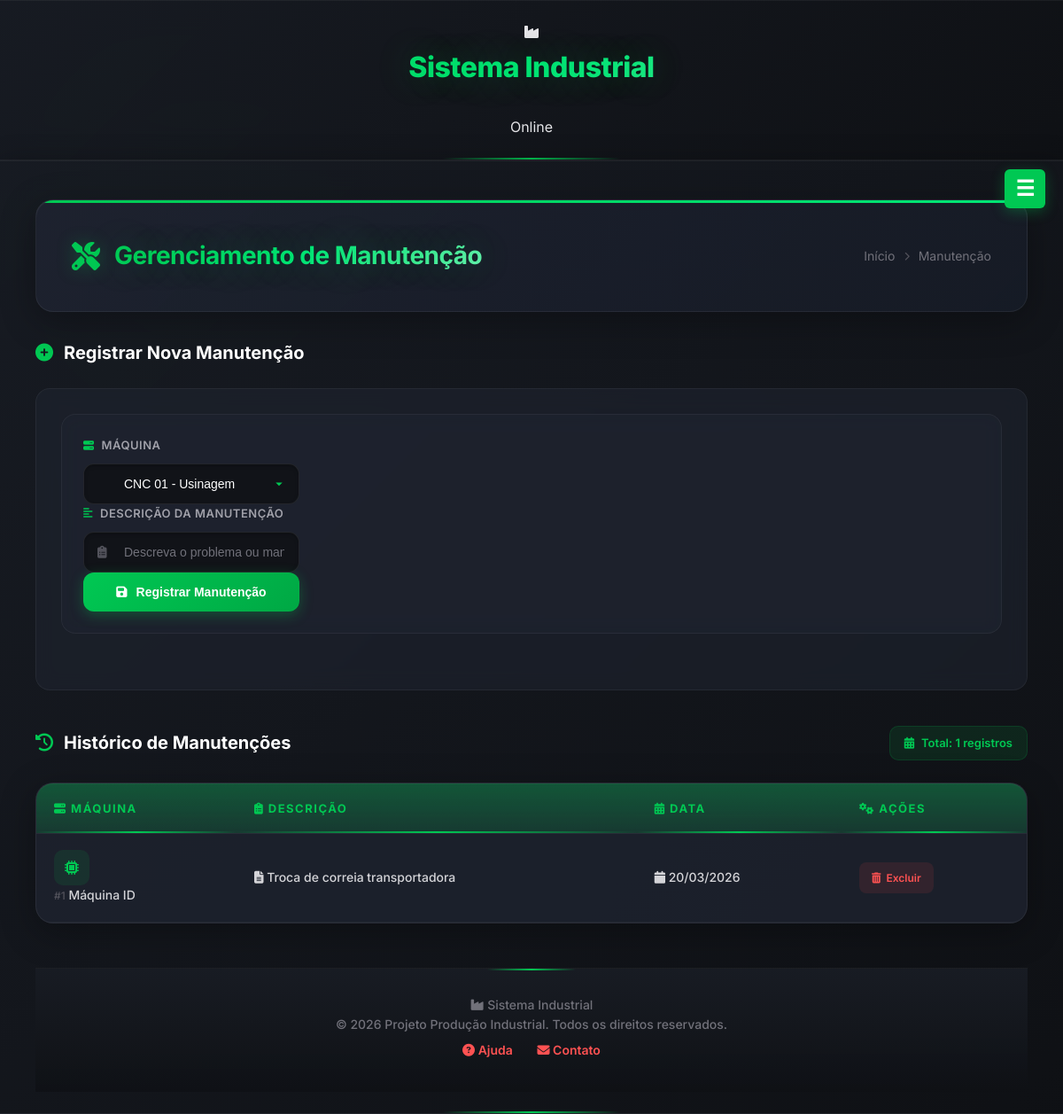
The app's page /manutencao with its own data.
### models.py (models this page shows, shortened)
class Manutencao(db.Model):
    id = db.Column(db.Integer, primary_key=True)
    maquina_id = db.Column(db.Integer, db.ForeignKey('maquina.id'), nullable=False)
    descricao = db.Column(db.String(200), nullable=False)
    data = db.Column(db.DateTime, default=datetime.utcnow)

### app.py (the view, shortened to what this page needs)
@app.route('/manutencao', methods=['GET', 'POST'])
def manutencao_view():
    manutencoes = Manutencao.query.all()
    maquinas = Maquina.query.all()
    return render_template('manutencao.html', manutencoes=manutencoes, maquinas=maquinas)

### templates/manutencao.html (shortened to what this page needs)
{% extends 'base.html' %}
{% block content %}
<section class="page-header">
    <div class="page-header-content">
        <div class="page-title">
            <i class="fas fa-tools"></i>
            <h1>Gerenciamento de Manutenção</h1>
        </div>
        <div class="page-breadcrumb">
            <span>Início</span>
            <i class="fas fa-chevron-right"></i>
            <span>Manutenção</span>
        </div>
    </div>
</section>
<section class="register-section">
    <div class="section-header">
        <h2><i class="fas fa-plus-circle"></i> Registrar Nova Manutenção</h2>
    </div>
    <div class="form-card">
        <form method="POST" class="maintenance-form">
            <div class="form-row">
                <div class="form-group">
                    <label for="maquina_id">
                        <i class="fas fa-server"></i>
                        Máquina
                    </label>
                    <div class="select-wrapper">
                        <select name="maquina_id" id="maquina_id" required>
                            {% for maquina in maquinas %}
                            <option value="{{ maquina.id }}">
                                <i class="fas fa-microchip"></i>
                            </option>
                            {% endfor %}
                        </select>
                    </div>
                </div>
                <div class="form-group">
                    <label for="descricao">
                        <i class="fas fa-align-left"></i>
                        Descrição da Manutenção
                    </label>
                    <div class="input-wrapper">
                        <i class="fas fa-clipboard-list input-icon"></i>
                        <input
                            type="text"
                            name="descricao"
                            id="descricao"
                            placeholder="Descreva o problema ou manutenção realizada..."
                            required
                        >
                    </div>
                </div>
                <div class="form-group form-group-btn">
                    <button type="submit" class="submit-btn">
                        <i class="fas fa-save"></i>
                        Registrar Manutenção
                    </button>
                </div>
            </div>
        </form>
    </div>
</section>
<section class="history-section">
    <div class="section-header">
        <h2><i class="fas fa-history"></i> Histórico de Manutenções</h2>
        <div class="section-info">
            <span class="info-badge">
                <i class="fas fa-calendar-alt"></i>
                Total: {{ manutencoes|length }} registros
            </span>
        </div>
    </div>
    <div class="table-wrapper">
        <table class="data-table data-table-maintenance">
            <thead>
                <tr>
                    <th><i class="fas fa-server"></i> Máquina</th>
                    <th><i class="fas fa-clipboard-list"></i> Descrição</th>
                    <th><i class="fas fa-calendar-alt"></i> Data</th>
                    <th><i class="fas fa-cogs"></i> Ações</th>
                </tr>
            </thead>
            <tbody>
                {% for item in manutencoes %}
                <tr>
                    <td>
                        <div class="machine-info">
                            <div class="machine-icon">
                                <i class="fas fa-microchip"></i>
                            </div>
                            <div class="machine-details">
                                <span class="machine-id">#{{ item.maquina_id }}</span>
                                <span class="machine-label">Máquina ID</span>
                            </div>
                        </div>
                    </td>
                    <td>
                        <div class="description-cell">
                            <i class="fas fa-file-alt"></i>
                            <span>{{ item.descricao }}</span>
                        </div>
                    </td>
                    <td>
                        <div class="date-cell">
                            <i class="fas fa-calendar"></i>
                            <span>{{ item.data.strftime('%d/%m/%Y') }}</span>
                        </div>
                    </td>
                    <td>
                        <div class="action-buttons">
                            <a href="/excluir_manutencao/{{ item.id }}"
                               class="action-btn action-btn-delete"
                               title="Excluir"
                               onclick="return confirm('Tem certeza que deseja excluir esta manutenção?');">
                                <i class="fas fa-trash-alt"></i>
                                <span>Excluir</span>
                            </a>
                        </div>
                    </td>
                </tr>
                {% endfor %}
            </tbody>
        </table>
    </div>
</section>
{% endblock %}

### records on screen
Manutencao: maquina_id "1", descricao "Troca de correia transportadora", data "20/03/2026"

### other values on screen
{{ manutencoes|length }} "1"
